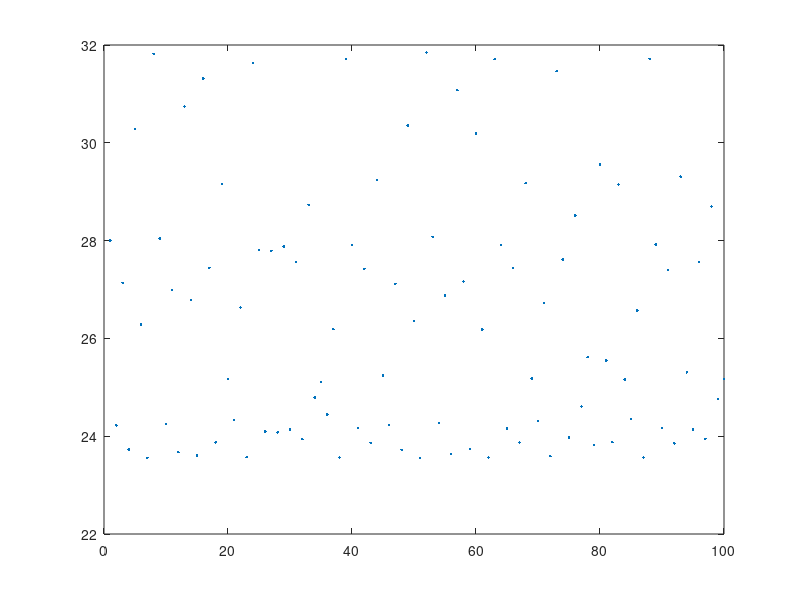

This figure's MATLAB source: (Note: this script raises an error after producing the figure.)
%% Aguirre 10.4
close all; clear all;
clc
%% Real system - variables
a=2.6204; b=99.875; c=1417.1; d=46.429;
f=8.658;g=0.001223;h=-0.0441;r=-0.08381;s=0.001766;
a1=.3;a2=-2;a3=1.5;
b1=-.2;b2=1.3;
% auxiliary variables
% number of points on simulation
N=100;
% number of iteration on simulation
L=10;
% number of simulations
M=10;
%noise power
np=0.0005;
% initialization variables
y=zeros(N, 1);
nn_dim=3;
nd_dim=2;
nn_nd_dim=nn_dim+nd_dim;
theta=zeros(L+1,nn_nd_dim);
phy=zeros(nn_nd_dim,1);
psi=zeros(N,nn_nd_dim);
%% model
t_exp=  [0 3 2 1 2];
yu=     [1 1 1 1 1];
yu_regr=[1 1 1 1 1];
%%
v=zeros(L,1);
u=ones(N, 1);
y(1)=28;

for m=1:M
    
    %% Simulation of real system
    for k=2:N
        %y(k)=(a1*y(k-1)^3+a2*u(k-1)^2+a3*y(k-1))/(1+b1*y(k-1)^3+b2*y(k-1)^2);%+rand(1)*np;
        %y(k)=(a1*y(k-1)^2+a2*y(k-2)+a3*u(k-1))/(b-y(k-2)^3)+rand(1)*np;
        y(k)=d*exp(22-y(k-1))+ ((a*y(k-1)^2-b*y(k-1)+c)/y(k-1))+rand(1)*np;
        %y(k)=(f+g*y(k-1)^3+h*y(k-1)^2)/(1+r*y(k-1)+s*y(k-1)^2)+rand(1)*np;
    end
   % plot_y_y1(y);
    plot(y,'.');
    psi = f_get_psi(y, t_exp, nn_nd_dim, nn_dim);
    %inv(psi'*psi)*psi'*y
    theta(1,:)=(psi'*psi)\(psi'*y);
    
    %% here we got the first estimative, now we start the loop
    l=1;
    err=ones(1,nn_nd_dim);
    % we can't have a precision bigger than the noise power
    while (max(abs(err)) > np*2)
        yc=f_y_model(y(1), N, u, theta(l,:), nn_dim, t_exp, yu, yu_regr);
        %% step 2 -  calc the variance
        v(l)=cov(y-yc);
        %step 4
        PHY=f_get_PHY(nn_nd_dim, nn_dim, y, t_exp);
        
        for i=nn_dim+1:nn_nd_dim
            aux=0;
            for k=1:N
                aux=aux-(y(k)^t_exp(i));
            end
            phy(i,1)=aux;
        end
        theta(l+1,:)=(psi'*psi-v(l)*PHY)\ (psi'*y-v(l)*phy);
        delta(l,:)=theta(l+1,:)-theta(l,:);
        err(1,:)=delta(l);
        % to be used in graphic plotting
        nna(m)=theta(l+1,1);
        nnb(m)=theta(l+1,2);
        nnc(m)=theta(l+1,3);
        nda(m)=theta(l+1,4);
        ndb(m)=theta(l+1,5);
        l=l+1;
    end
    theta
    delta
    v(l-1)
    f_plot_y_y1(yc);
end %J
f_draw_elipse(nda, ndb)

